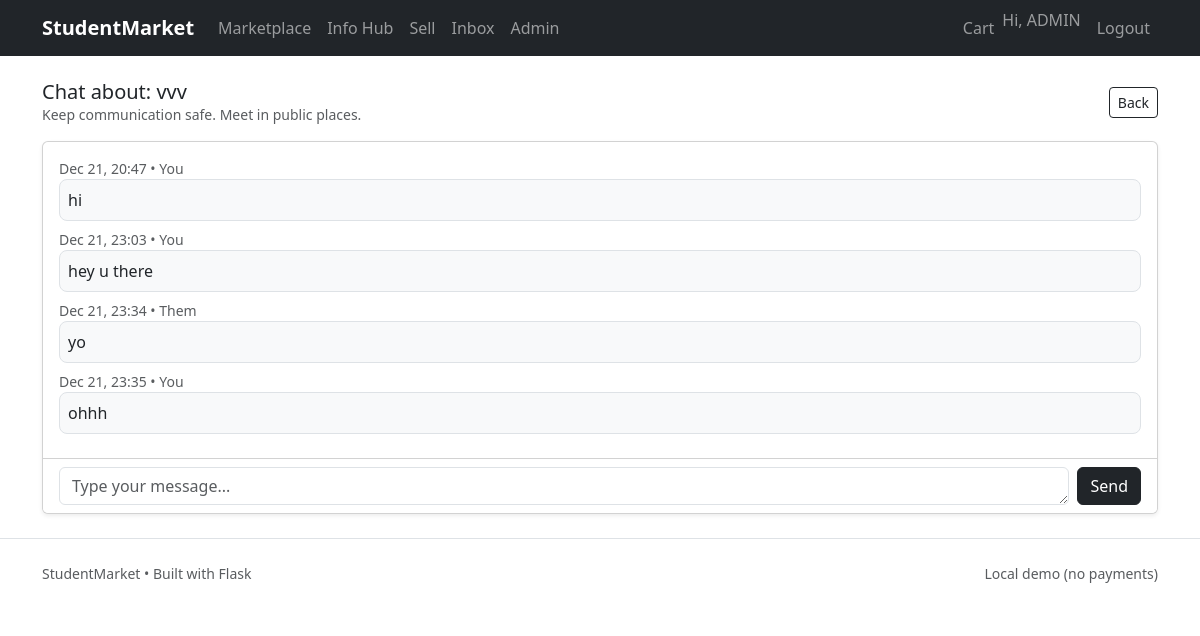
The page /market/contact-seller/7 (signed in) on the database its author committed.
### app/models/user.py (models this page shows, shortened)
class User(db.Model, UserMixin):
    __tablename__ = "users"
    id = db.Column(db.Integer, primary_key=True)
    name = db.Column(db.String(120), nullable=False)
    email = db.Column(db.String(255), unique=True, nullable=False, index=True)
    password_hash = db.Column(db.String(255), nullable=False)
    role = db.Column(db.String(20), default="student")  # student | admin
    university = db.Column(db.String(200), default="")
    country = db.Column(db.String(120), default="")
    city = db.Column(db.String(120), default="")
    created_at = db.Column(db.DateTime, default=datetime.utcnow)
    products = db.relationship("Product", backref="seller", lazy=True)
    articles = db.relationship("Article", backref="author", lazy=True)
    def is_admin(self) -> bool:
        return self.role == "admin"

### app/models/product.py (models this page shows)
class Product(db.Model):
    __tablename__ = "products"
    id = db.Column(db.Integer, primary_key=True)
    seller_id = db.Column(db.Integer, db.ForeignKey("users.id"), nullable=False)
    category_id = db.Column(db.Integer, db.ForeignKey("categories.id"), nullable=False)
    title = db.Column(db.String(200), nullable=False)
    description = db.Column(db.Text, default="")
    price = db.Column(db.Numeric(10, 2), nullable=False)
    condition = db.Column(db.String(50), default="Used")  # New/Used/Like New
    city = db.Column(db.String(120), default="")
    status = db.Column(db.String(20), default="pending")  # pending/approved/rejected/sold
    created_at = db.Column(db.DateTime, default=datetime.utcnow)
    category = db.relationship("Category", lazy=True)
    images = db.relationship("ProductImage", backref="product", cascade="all, delete-orphan", lazy=True)

### app/models/message.py (models this page shows)
class Message(db.Model):
    __tablename__ = "messages"
    id = db.Column(db.Integer, primary_key=True)
    conversation_id = db.Column(db.Integer, db.ForeignKey("conversations.id"), nullable=False)
    sender_id = db.Column(db.Integer, db.ForeignKey("users.id"), nullable=False)
    text = db.Column(db.Text, nullable=False)
    created_at = db.Column(db.DateTime, default=datetime.utcnow)
    conversation = db.relationship("Conversation", lazy=True)

### app/routes/marketplace.py (the view)
@market_bp.route("/contact-seller/<int:product_id>", methods=["GET","POST"])
@login_required
def contact_seller(product_id):
    product = Product.query.get_or_404(product_id)
    if product.status != "approved":
        abort(404)
    if product.seller_id == current_user.id:
        flash("You are the seller of this item.", "warning")
        return redirect(url_for("market.product_detail", product_id=product_id))
    conv = Conversation.query.filter_by(buyer_id=current_user.id, seller_id=product.seller_id, product_id=product_id).first()
    if not conv:
        conv = Conversation(buyer_id=current_user.id, seller_id=product.seller_id, product_id=product_id)
        db.session.add(conv)
        db.session.commit()
    form = MessageForm()
    if form.validate_on_submit():
        msg = Message(conversation_id=conv.id, sender_id=current_user.id, text=form.text.data.strip())
        db.session.add(msg)
        db.session.commit()
        return redirect(url_for("market.contact_seller", product_id=product_id))
    messages = Message.query.filter_by(conversation_id=conv.id).order_by(Message.created_at.asc()).all()
    return render_template("marketplace/contact_seller.html", product=product, form=form, messages=messages)

### app/forms.py
class MessageForm(FlaskForm):
    text = TextAreaField("Message", validators=[DataRequired(), Length(min=1, max=2000)])
    submit = SubmitField("Send")

### app/__init__.py (called while the page is built)
def create_app():
    app = Flask(__name__)
    app.config.from_object(Config)
    db.init_app(app)
    migrate.init_app(app, db)
    login_manager.init_app(app)
    csrf.init_app(app)
    @app.context_processor
    def inject_csrf():
        return dict(csrf_token=generate_csrf)
    app.register_blueprint(auth_bp)
    app.register_blueprint(market_bp)
    app.register_blueprint(info_bp)
    app.register_blueprint(admin_bp)
    from .routes.main import main_bp
    app.register_blueprint(main_bp)
    from .cli import register_cli
    register_cli(app)
    return app

### app/models/user.py (called while the page is built)
@login_manager.user_loader
def load_user(user_id):
    return db.session.get(User, int(user_id))

### app/templates/marketplace/contact_seller.html (shortened to what this page needs)
{% extends "base.html" %}
{% block content %}
<div class="d-flex justify-content-between align-items-center">
  <div>
    <h1 class="h5 mb-0">Chat about: {{ product.title }}</h1>
    <div class="small text-muted">Keep communication safe. Meet in public places.</div>
  </div>
  <a class="btn btn-sm btn-outline-dark" href="{{ url_for('market.product_detail', product_id=product.id) }}">Back</a>
</div>
<div class="card shadow-sm mt-3">
  <div class="card-body" style="max-height: 360px; overflow:auto;">
    {% for m in messages %}
      <div class="mb-2">
        <div class="small text-muted">{{ m.created_at.strftime("%b %d, %H:%M") }} • {% if m.sender_id==current_user.id %}You{% else %}Them{% endif %}</div>
        <div class="p-2 rounded-3 bg-light border">{{ m.text }}</div>
      </div>
    {% else %}
      <div class="text-muted">Say hi to start the conversation.</div>
    {% endfor %}
  </div>
  <div class="card-footer bg-white">
    <form method="post" class="d-flex gap-2">
      {{ form.text(class="form-control", rows=1, placeholder="Type your message...") }}
      {{ form.submit(class="btn btn-dark") }}
    </form>
  </div>
</div>
{% endblock %}

### app/templates/base.html (shortened to what this page needs)
<!doctype html>
<html lang="en">
<head>
  <link href="https://cdn.jsdelivr.net/npm/bootstrap@5.3.3/dist/css/bootstrap.min.css" rel="stylesheet">
  <link href="{{ url_for('static', filename='css/app.css') }}" rel="stylesheet">
</head>
<body>
<nav class="navbar navbar-expand-lg navbar-dark bg-dark sticky-top">
  <div class="container">
    <a class="navbar-brand fw-semibold" href="{{ url_for('main.home') }}">StudentMarket</a>
    <div class="collapse navbar-collapse" id="nav">
      <ul class="navbar-nav me-auto mb-2 mb-lg-0">
        <li class="nav-item"><a class="nav-link" href="{{ url_for('market.products') }}">Marketplace</a></li>
        <li class="nav-item"><a class="nav-link" href="{{ url_for('info.info_home') }}">Info Hub</a></li>
        {% if current_user.is_authenticated %}
        <li class="nav-item"><a class="nav-link" href="{{ url_for('market.sell') }}">Sell</a></li>
        <li class="nav-item"><a class="nav-link" href="{{ url_for('market.inbox') }}">Inbox</a></li>
        {% endif %}
        {% if current_user.is_authenticated and current_user.is_admin() %}
        <li class="nav-item"><a class="nav-link" href="{{ url_for('admin.dashboard') }}">Admin</a></li>
        {% endif %}
      </ul>
      <ul class="navbar-nav ms-auto">
        {% if current_user.is_authenticated %}
          <li class="nav-item"><a class="nav-link" href="{{ url_for('market.cart_view') }}">Cart</a></li>
          <li class="nav-item"><span class="navbar-text me-2">Hi, {{ current_user.name }}</span></li>
          <li class="nav-item"><a class="nav-link" href="{{ url_for('auth.logout') }}">Logout</a></li>
        {% else %}
          <li class="nav-item"><a class="nav-link" href="{{ url_for('auth.login') }}">Login</a></li>
          <li class="nav-item"><a class="btn btn-outline-light btn-sm ms-2" href="{{ url_for('auth.register') }}">Sign up</a></li>
        {% endif %}
      </ul>
    </div>
  </div>
</nav>
<main class="container py-4">
  {% block content %}{% endblock %}
</main>
<footer class="border-top py-4">
  <div class="container small text-muted d-flex justify-content-between">
    <span>StudentMarket • Built with Flask</span>
    <span>Local demo (no payments)</span>
  </div>
</footer>
</body>
</html>

### rows shown on the page
User: name "ADMIN"
Product: title "vvv"
Message: created_at "Dec 21, 20:47", shows "You", text "hi"
Message: created_at "Dec 21, 23:03", shows "You", text "hey u there"
Message: created_at "Dec 21, 23:34", shows "Them", text "yo"
Message: created_at "Dec 21, 23:35", shows "You", text "ohhh"
